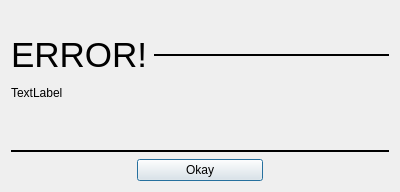
<?xml version="1.0" encoding="UTF-8"?>
<ui version="4.0">
 <class>ErrorDialog</class>
 <widget class="QDialog" name="ErrorDialog">
  <property name="geometry">
   <rect>
    <x>0</x>
    <y>0</y>
    <width>400</width>
    <height>192</height>
   </rect>
  </property>
  <property name="windowTitle">
   <string>Dialog</string>
  </property>
  <property name="modal">
   <bool>true</bool>
  </property>
  <layout class="QVBoxLayout" name="verticalLayout_2">
   <item>
    <spacer name="verticalSpacer_3">
     <property name="orientation">
      <enum>Qt::Vertical</enum>
     </property>
     <property name="sizeHint" stdset="0">
      <size>
       <width>20</width>
       <height>0</height>
      </size>
     </property>
    </spacer>
   </item>
   <item>
    <layout class="QHBoxLayout" name="horizontalLayout">
     <item>
      <widget class="QLabel" name="label">
       <property name="sizePolicy">
        <sizepolicy hsizetype="MinimumExpanding" vsizetype="MinimumExpanding">
         <horstretch>0</horstretch>
         <verstretch>0</verstretch>
        </sizepolicy>
       </property>
       <property name="font">
        <font>
         <pointsize>26</pointsize>
        </font>
       </property>
       <property name="text">
        <string>ERROR!</string>
       </property>
       <property name="alignment">
        <set>Qt::AlignLeading|Qt::AlignLeft|Qt::AlignVCenter</set>
       </property>
      </widget>
     </item>
     <item>
      <widget class="Line" name="line_2">
       <property name="sizePolicy">
        <sizepolicy hsizetype="MinimumExpanding" vsizetype="MinimumExpanding">
         <horstretch>1</horstretch>
         <verstretch>0</verstretch>
        </sizepolicy>
       </property>
       <property name="frameShadow">
        <enum>QFrame::Plain</enum>
       </property>
       <property name="lineWidth">
        <number>2</number>
       </property>
       <property name="orientation">
        <enum>Qt::Horizontal</enum>
       </property>
      </widget>
     </item>
    </layout>
   </item>
   <item>
    <widget class="QLabel" name="errorMessageLabel">
     <property name="sizePolicy">
      <sizepolicy hsizetype="MinimumExpanding" vsizetype="MinimumExpanding">
       <horstretch>0</horstretch>
       <verstretch>0</verstretch>
      </sizepolicy>
     </property>
     <property name="text">
      <string>TextLabel</string>
     </property>
     <property name="wordWrap">
      <bool>true</bool>
     </property>
    </widget>
   </item>
   <item>
    <spacer name="verticalSpacer">
     <property name="orientation">
      <enum>Qt::Vertical</enum>
     </property>
     <property name="sizeHint" stdset="0">
      <size>
       <width>20</width>
       <height>40</height>
      </size>
     </property>
    </spacer>
   </item>
   <item>
    <layout class="QVBoxLayout" name="verticalLayout">
     <item>
      <widget class="Line" name="line">
       <property name="sizePolicy">
        <sizepolicy hsizetype="MinimumExpanding" vsizetype="MinimumExpanding">
         <horstretch>0</horstretch>
         <verstretch>0</verstretch>
        </sizepolicy>
       </property>
       <property name="frameShadow">
        <enum>QFrame::Plain</enum>
       </property>
       <property name="lineWidth">
        <number>2</number>
       </property>
       <property name="orientation">
        <enum>Qt::Horizontal</enum>
       </property>
      </widget>
     </item>
     <item>
      <layout class="QHBoxLayout" name="horizontalLayout_2">
       <property name="sizeConstraint">
        <enum>QLayout::SetDefaultConstraint</enum>
       </property>
       <item>
        <spacer name="horizontalSpacer">
         <property name="orientation">
          <enum>Qt::Horizontal</enum>
         </property>
         <property name="sizeHint" stdset="0">
          <size>
           <width>40</width>
           <height>20</height>
          </size>
         </property>
        </spacer>
       </item>
       <item>
        <widget class="QPushButton" name="acceptButton">
         <property name="sizePolicy">
          <sizepolicy hsizetype="MinimumExpanding" vsizetype="MinimumExpanding">
           <horstretch>0</horstretch>
           <verstretch>0</verstretch>
          </sizepolicy>
         </property>
         <property name="text">
          <string>Okay</string>
         </property>
        </widget>
       </item>
       <item>
        <spacer name="horizontalSpacer_2">
         <property name="orientation">
          <enum>Qt::Horizontal</enum>
         </property>
         <property name="sizeHint" stdset="0">
          <size>
           <width>40</width>
           <height>20</height>
          </size>
         </property>
        </spacer>
       </item>
      </layout>
     </item>
    </layout>
   </item>
   <item>
    <spacer name="verticalSpacer_2">
     <property name="orientation">
      <enum>Qt::Vertical</enum>
     </property>
     <property name="sizeType">
      <enum>QSizePolicy::Minimum</enum>
     </property>
     <property name="sizeHint" stdset="0">
      <size>
       <width>20</width>
       <height>0</height>
      </size>
     </property>
    </spacer>
   </item>
  </layout>
 </widget>
 <resources/>
 <connections/>
</ui>
